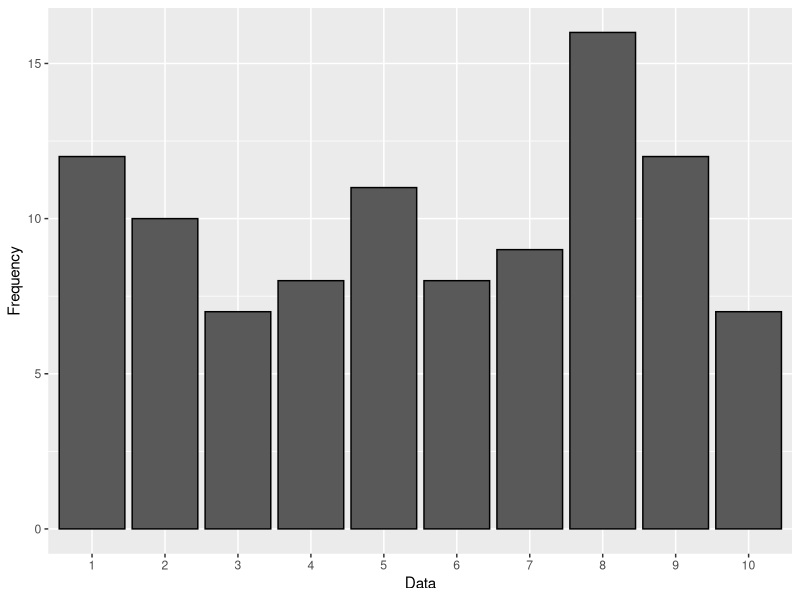

This figure's R source:
# The next data will be used in all the subsequent examples:

thedata <- c(1, 7, 1, 1,  1,  5,  2,  5,  5,  8,  9,  8,  3,  7,  7,  5,  2,
             8,  6, 10,  4,  1,  5,  4,  1,  8,  6,  2,  2, 10, 10,  7,  4,
             4,  8, 10,  6,  6,  4,  2,  9,  3,  3, 10,  7,  8,  9,  8,  9,
             1,  8,  7,  3,  1,  9,  9,  8,  9,  8,  3,  2,  4,  8,  7,  8,
             2, 10,  1,  7,  3,  6,  5,  3,  4,  9,  5,  2,  1,  6,  8,  6,
             9, 10,  5,  8,  7,  5,  9,  2,  1,  5,  8,  5,  9,  1,  2,  8,
             4,  9,  6)


# Frequencies
# -----------

# The code below will produce a table of frequencies.
print('Frequencies')
thefrec <- table(thedata)
print(thefrec)

# **Output**:
# ```
# "Frecuencies"
#  1  2  3  4  5  6  7  8  9 10 
#  12 10  7  8 11  8  9 16 12  7 
# ```

# ---

# Relative Frequencies
# --------------------

# The relative frequency or empirical probability of an event refers to the absolute frequency normalized by the total number of events.
# The function `prop.table()` produces a relative frequencies table out of the frequency table `thefrec` from the previous example.
print('Relative Frequencies')
therelfrec <- prop.table(thefrec)
print(therelfrec)

# **Output**:
# ```
# "Relative Frequencies"
#  1    2    3    4    5    6    7    8    9   10 
# 0.12 0.10 0.07 0.08 0.11 0.08 0.09 0.16 0.12 0.07 
# ```

# ---

# The Mean
# --------

# The mean is equal to the sum over every possible value weighted by the probability of that value. The `mean()` function computes the mean of a list of numbers in R.
print('The Mean')
themean <- mean(thedata)
print(themean)

# **Output**:
# ```
# "The Mean"
#  5.57
# ```

# ---

# The Trimmed Mean
# ----------------

#  To compute the trimmed mean **R** removes a small percentage of the largest and smallest values before calculating the mean. In this example the upper and lower 10% are removed by the extra parameter `trim=0.10`.
print('The Trimmed Mean')
thetrimmean <- mean(thedata, trim = 0.10)
print(thetrimmean)

# **Output**:
# ```
# "The Trimmed Mean"
#  5.625
# ```

# ---

# The Median
# ----------

# If there is an odd number of data values then the median will be the value in the middle. If there is an even number of data values the median is the mean of the two data values in the middle. To compute the median with R the function `median()` is available.
print('The Median')
themedian <- median(thedata)
print(themedian)

# **Output**
# ```
# "The Median"
#  6
# ```

# ---

# The Quantiles
# -------------

# These are computed dividing ordered data into q essentially equal-sized data subsets, the q-quantiles are the data values marking the boundaries between consecutive subsets. To compute them R has the function `quantile()` which takes two arguments: a list of data and a list of percentages. The example below computes the quantiles corresponding to 25%, 50% and 75% of the data.
print('The Quantiles')
thequantiles <- quantile(thedata, probs=c(0.25,0.5,0.75))
print(thequantiles)

# **Output**:
# ```
# "The Quantiles"
#  25% 50% 75% 
#   3   6   8 
# ```

# ---

# The Variance
# ------------

# The variance measures how far a set of numbers is spread out. The routine `var()` computes the variance of a list of numbers in R.
print('The Variance')
thevariance <- var(thedata)
print(thevariance)

# **Output**:
# ```
# "The Variance"
#  8.49
# ```

# ---

# The Standard Deviation
# ----------------------

# The standard deviation is a measure that is used to quantify the amount of variation or dispersion of a set of data values. It is the variance squared. R can compute the standard deviation of a set of data by means of `sd()`.
print('The Standard Deviation')
thesd <- sd(thedata)
print(thesd)

# **Output**:
# ```
# "The Standard Deviation"
#  2.91376
# ```

# The Interquartile Range
# -----------------------

# The interquartile range (IQR) is a measure of variability, based on dividing a data set into quartiles. You can compute the interquartile range in R with the `IQR()` function. 
print('The Interquartile Range')
theiqr <- IQR(thedata)
print(theiqr)

# **Output**:
# ```
# "The Interquartile Range"
#  5
# ```

# ---

# The Median Absolute Deviation
# -----------------------------

# The median absolute deviation (MAD) is defined as the median of the absolute deviations from the data's median. The function `mad()` computes the MAD of a numeric set of data in R.
print('The Median Absolute Deviation')
themad <- mad(thedata)
print(themad)

# **Output**:
# ```
# "The Median Absolute Deviation"
#  2.9652
# ```

# ---

# The library `e1071` is needed for the next two examples.
library(e1071)

# The Skewness
# ------------

# The skewness is a measure of the asymmetry of the data distribution about its mean. To compute it in R use the function `skewness()`.
print('The Skewness')
theskns <- skewness(thedata)
print(theskns)

# **Output**
# ```
# "The Skewness"
# -0.1628241
# ```

# ---

# The Kurtosis
# ------------

# Kurtosis is a measure of the "peakedness" of graph of the data.
print('The Kurtosis')
thekts <- kurtosis(thedata)
print(thekts)

# **Output**
# ```
# "The Kurtosis"
# -1.312111
# ```

# ---
# To visualize the data, the frequencies are plotted in the next [bar chart](https://www.getdatajoy.com/examples/r-plots/advanced-bar-charts)
library(ggplot2)
table = data.frame(thefrec)
ggplot(data=table, aes(x=thedata, y=Freq)) +
  geom_bar(colour="black", stat="identity") +
  guides(fill=FALSE) +
  ylab("Frequency") +        # x-axis label
  xlab("Data")    
